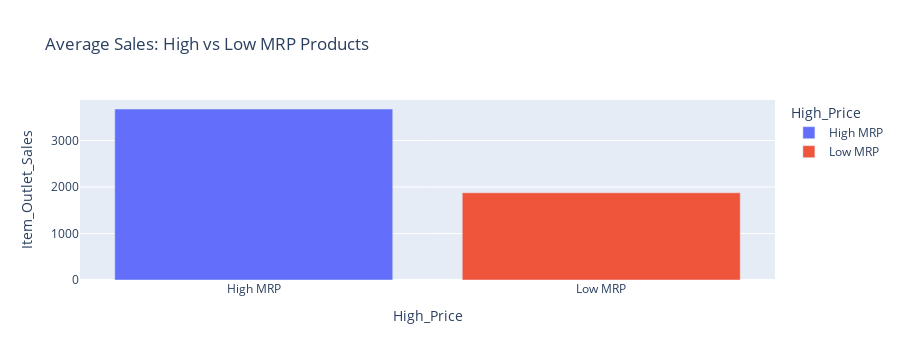

Here is the notebook cell this chart was saved with:
### Markdown cell above
## Are high MRP products really driving more sales?

### Code cell
mrp_sales = df.groupby('High_Price')['Item_Outlet_Sales'].mean().reset_index()
fig3 = px.bar(mrp_sales, x='High_Price', y='Item_Outlet_Sales', title='Average Sales: High vs Low MRP Products', color='High_Price')
fig3.show()

### Figure 1 — Plotly figure (JSON) as saved in the notebook; plotly's stock layout.template omitted (floating-point values rounded to 4 significant figures)
{"data": [{"alignmentgroup": "True", "hovertemplate": "High_Price=%{x}<br>Item_Outlet_Sales=%{y}<extra></extra>", "legendgroup": "High MRP", "marker": {"color": "#636efa", "pattern": {"shape": ""}}, "name": "High MRP", "offsetgroup": "High MRP", "orientation": "v", "showlegend": true, "textposition": "auto", "type": "bar", "x": ["High MRP"], "xaxis": "x", "y": [3679.0], "yaxis": "y"}, {"alignmentgroup": "True", "hovertemplate": "High_Price=%{x}<br>Item_Outlet_Sales=%{y}<extra></extra>", "legendgroup": "Low MRP", "marker": {"color": "#EF553B", "pattern": {"shape": ""}}, "name": "Low MRP", "offsetgroup": "Low MRP", "orientation": "v", "showlegend": true, "textposition": "auto", "type": "bar", "x": ["Low MRP"], "xaxis": "x", "y": [1877.0], "yaxis": "y"}], "layout": {"barmode": "relative", "height": 360, "legend": {"title": {"text": "High_Price"}, "tracegroupgap": 0}, "title": {"text": "Average Sales: High vs Low MRP Products"}, "xaxis": {"anchor": "y", "autorange": true, "categoryarray": ["High MRP", "Low MRP"], "categoryorder": "array", "domain": [0, 1], "range": [-0.5, 1.5], "title": {"text": "High_Price"}, "type": "category"}, "yaxis": {"anchor": "x", "autorange": true, "domain": [0, 1], "range": [0, 3872.0], "title": {"text": "Item_Outlet_Sales"}, "type": "linear"}}}
